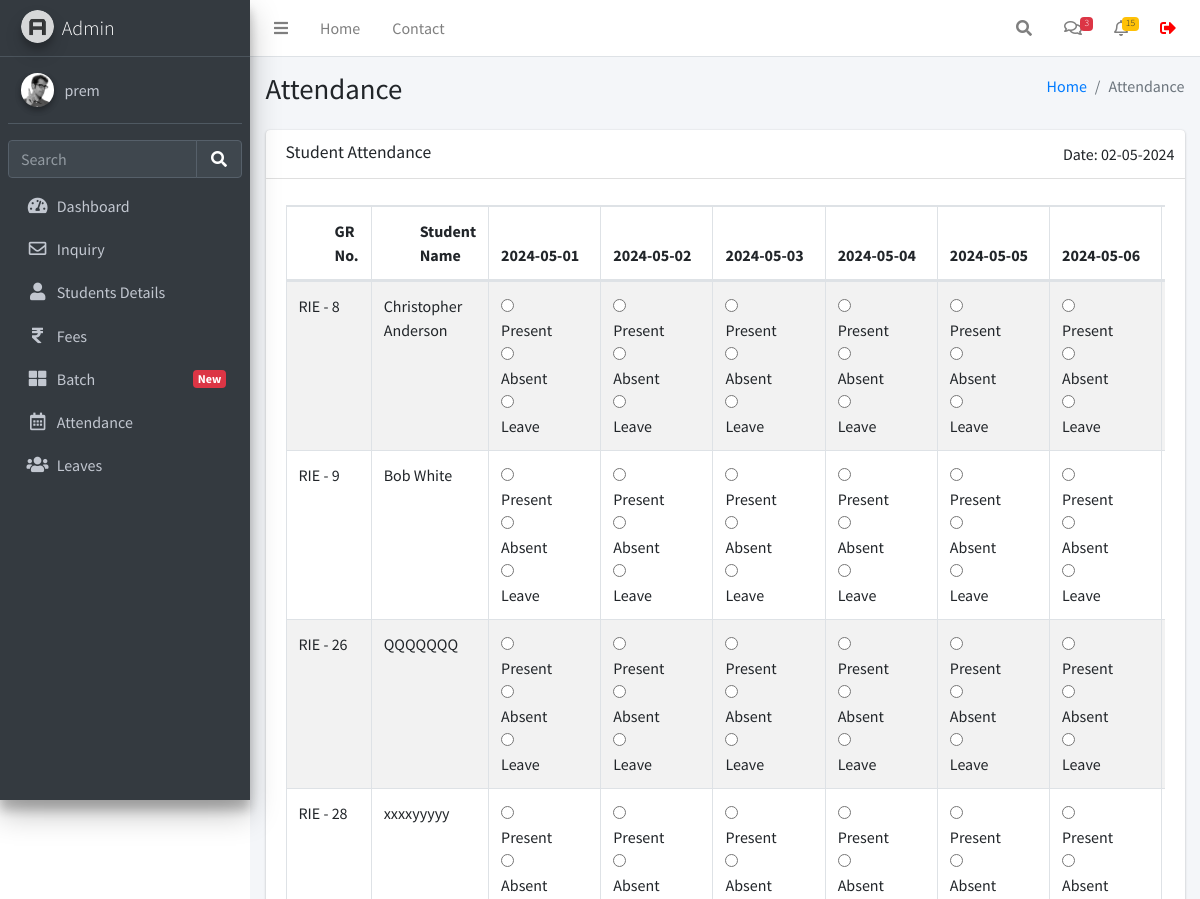
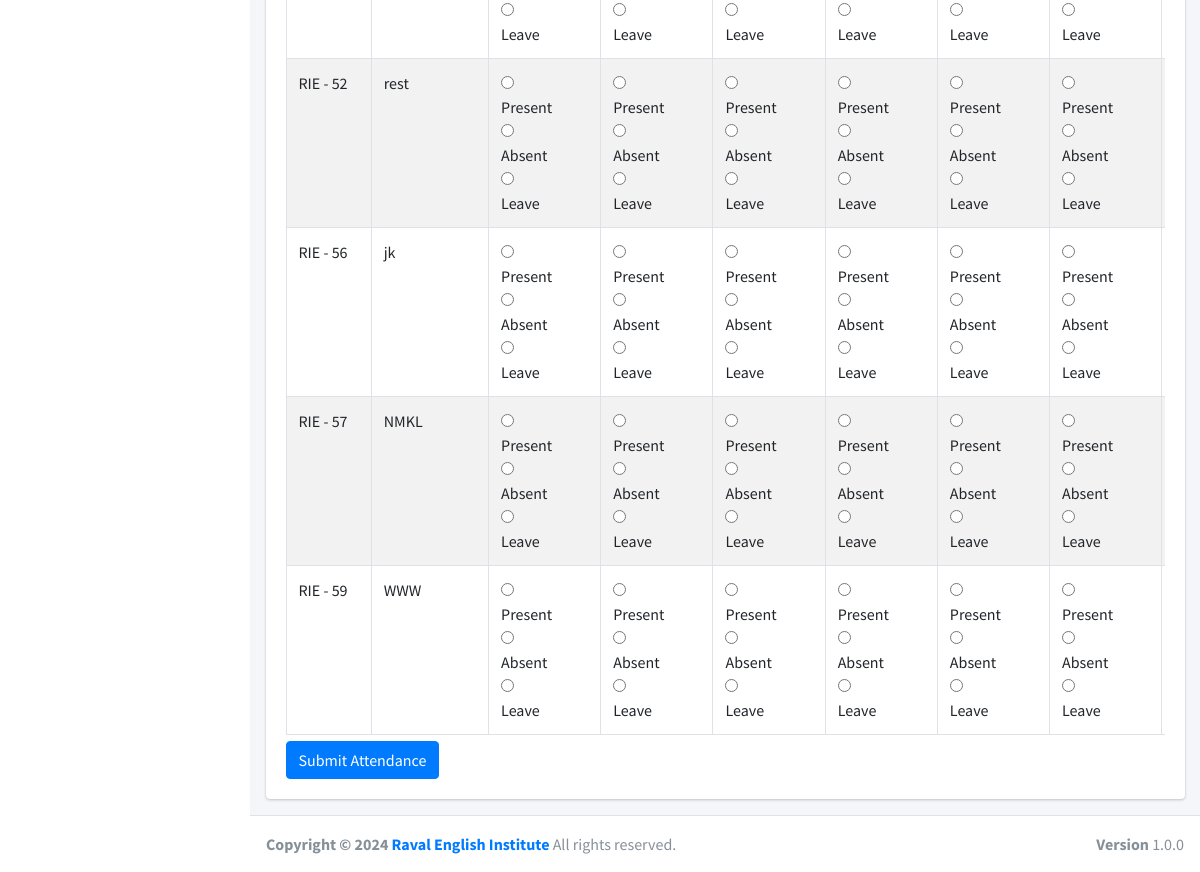
Page /Attendanceform.php?id=5 (signed in) on the earlier database version (2 pictures, top to bottom).
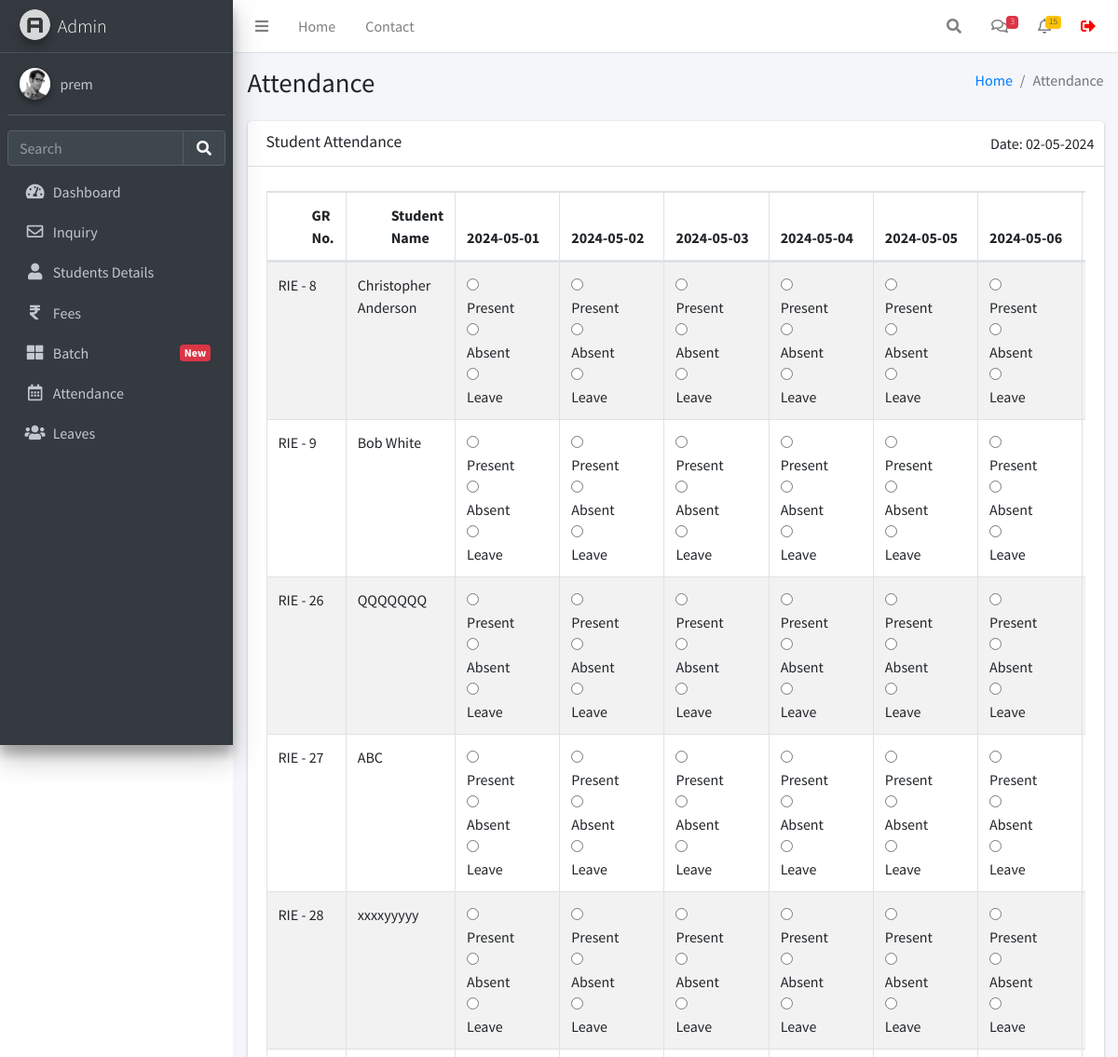
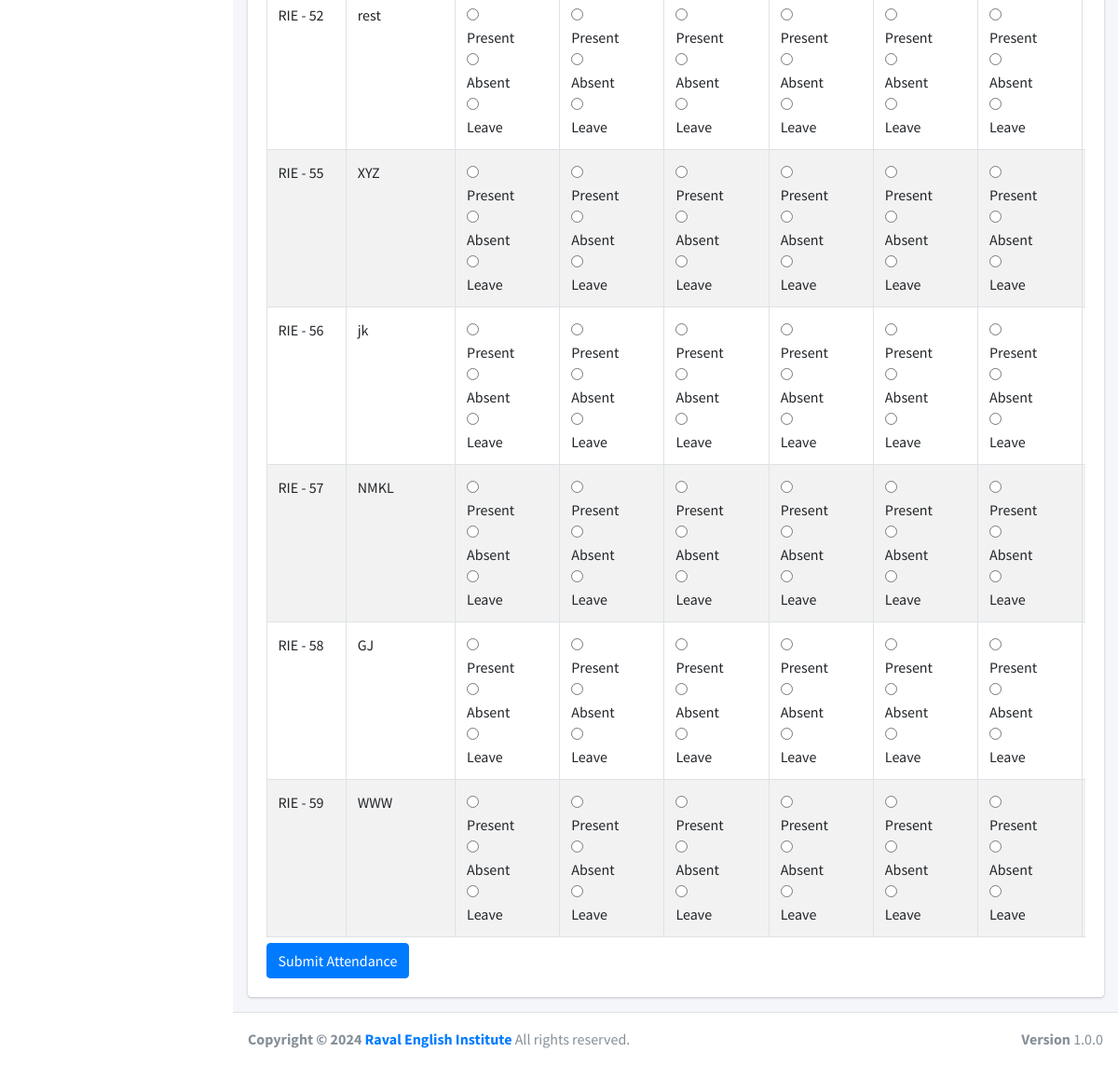
Same page on the later database version (2 pictures, top to bottom).
### tables this page shows
CREATE TABLE `studentinfo` (
  `id` int(11) NOT NULL,
  `name` varchar(255) DEFAULT NULL,
  `batch` int(11) DEFAULT NULL,
  `batch_name` varchar(255) DEFAULT NULL,
  `father_name` varchar(255) DEFAULT NULL,
  `mother_name` varchar(255) DEFAULT NULL,
  `dob` date DEFAULT NULL,
  `gender` varchar(50) DEFAULT NULL,
  `mobile_number` varchar(15) DEFAULT NULL,
  `fee_status` varchar(50) DEFAULT NULL,
  `profession` varchar(100) DEFAULT NULL,
  `address` varchar(255) DEFAULT NULL,
  `admission_time` date DEFAULT NULL,
  `created_at` datetime NOT NULL DEFAULT current_timestamp(),
  `pending_fees` decimal(10,2) DEFAULT 0.00
);

### function.php (called while the page is built, shortened)
<?php
require_once('db.php');
function selectFromTable($tableName, $columns, $whereConditions) {
    global $db;
    try {
        $sql = "SELECT " . implode(', ', $columns) . " FROM $tableName";
        if (!empty($whereConditions)) {
            $sql .= " WHERE " . implode(' AND ', array_map(function ($col) {
                return "$col = :$col";
            }, array_keys($whereConditions)));
        }
        $stmt = $db->prepare($sql);
        foreach ($whereConditions as $col => $value) {
            $stmt->bindValue(":$col", $value);
        }
        $stmt->execute();
        return $stmt->fetchAll(PDO::FETCH_ASSOC);
    } catch (PDOException $e) {
        return false;
    }
}
?>

### Attendanceform.php (the view, shortened to what this page needs)
<!DOCTYPE html>
<html lang="en">
<head>
  <link rel="stylesheet" href="https://cdn.jsdelivr.net/npm/bootstrap@5.1.3/dist/css/bootstrap.min.css">
  <link rel="stylesheet" href="https://cdn.datatables.net/1.10.19/css/dataTables.bootstrap4.min.css">
</head>
<body>
  <?php include ('./header.php'); ?>
  <?php include ('db.php'); ?>
  <?php include ('function.php'); ?>
  <div class="content-wrapper">
    <div class="content-header">
      <div class="container-fluid">
        <div class="row mb-2">
          <div class="col-sm-6">
            <h1 class="m-0">Attendance</h1>
          </div>
          <div class="col-sm-6">
            <ol class="breadcrumb float-sm-right">
              <li class="breadcrumb-item"><a href="./dashboard.php">Home</a></li>
              <li class="breadcrumb-item active">Attendance</li>
            </ol>
          </div>
        </div>
      </div>
    </div>
    <section class="content">
      <div class="container-fluid">
        <div class="row">
          <div class="col-12">
            <div class="card">
              <div class="card-header">
                <h3 class="card-title">Student Attendance</h3>
                <div class="card-tools">
                  <div>Date: <?php echo date("d-m-Y"); ?></div>
                </div>
              </div>
              <div class="card-body">
                <form id="attendanceForm" method="post">
                  <div class="table-responsive">
                    <table id="attendanceTable" class="table table-bordered table-striped">
                      <thead>
                        <tr>
                          <th class="pl-5">GR No.</th>
                          <th class="pl-5">Student Name</th>
                          <?php
                          $num_days = date('t');
                          for ($i = 1; $i <= $num_days; $i++) {
                            $date = date('Y-m-d', strtotime(date('Y-m-') . sprintf('%02d', $i)));
                            echo "<th>$date</th>";
                          }
                          ?>
                        </tr>
                      </thead>
                      <tbody>
                        <?php
                        $batchId = isset($_GET['id']) ? $_GET['id'] : 0;
                        $students = selectFromTable('studentinfo', ['id', 'name'], ['batch' => $batchId]);
                        foreach ($students as $student):
                          echo "<tr>";
                          echo "<td>RIE - {$student['id']}</td>";
                          echo "<td>{$student['name']}</td>";
                          for ($i = 1; $i <= $num_days; $i++) {
                            $date = date('Y-m-d', strtotime(date('Y-m-') . sprintf('%02d', $i)));
                            echo "<td class='pr-5'>";
                            echo "<input type='radio' name='status[{$student['id']}][$date]' value='0'> Present";
                            echo "<input type='radio' name='status[{$student['id']}][$date]' value='1'> Absent";
                            echo "<input type='radio' name='status[{$student['id']}][$date]' value='2'> Leave";
                            echo "</td>";
                          }
                          echo "</tr>";
                        endforeach;
                        ?>
                      </tbody>
                    </table>
                  </div>
                </form>
                <button class="btn btn-primary">Submit Attendance</button>
              </div>
            </div>
          </div>
        </div>
      </div>
    </section>
  </div>
  <?php include ('./footer.php'); ?>

Differences in the rows shown:
now on this page (row edited): studentinfo: id "27", name "ABC"
now on this page (row edited): studentinfo: id "55", name "XYZ"
now on this page (row edited): studentinfo: id "58", name "GJ"
